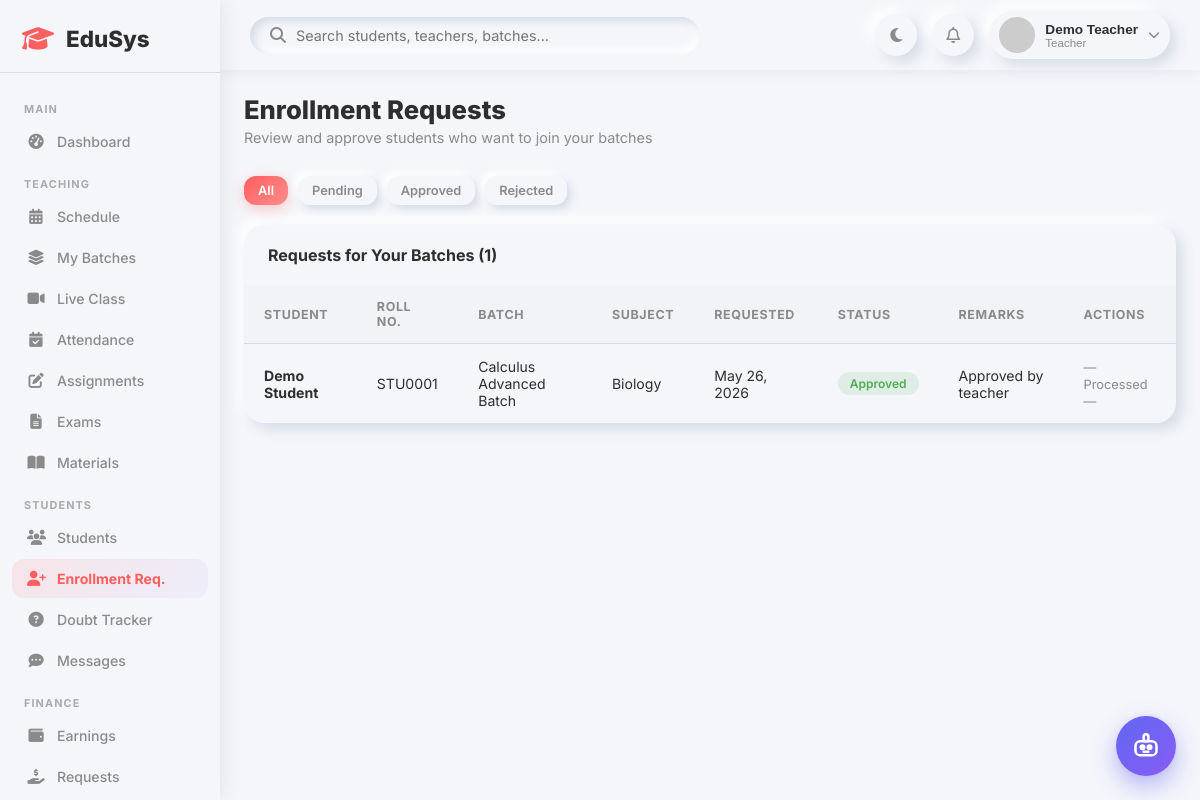
The page /teacher/requests.php (signed in) on the database its author committed.
### tables this page shows
CREATE TABLE `admission_requests` (
  `id` int(11) NOT NULL,
  `student_id` int(11) NOT NULL,
  `batch_id` int(11) NOT NULL,
  `status` enum('pending','approved','rejected') DEFAULT 'pending',
  `admin_remarks` text DEFAULT NULL,
  `requested_at` timestamp NOT NULL DEFAULT current_timestamp()
);

CREATE TABLE `users` (
  `id` int(11) NOT NULL,
  `name` varchar(150) NOT NULL,
  `email` varchar(150) NOT NULL,
  `password` varchar(255) NOT NULL,
  `role` enum('admin','teacher','student') NOT NULL DEFAULT 'student',
  `avatar` varchar(255) DEFAULT NULL,
  `status` enum('active','inactive','pending') DEFAULT 'active',
  `created_at` timestamp NOT NULL DEFAULT current_timestamp(),
  `updated_at` timestamp NOT NULL DEFAULT current_timestamp() ON UPDATE current_timestamp()
);

CREATE TABLE `students` (
  `id` int(11) NOT NULL,
  `user_id` int(11) NOT NULL,
  `roll_number` varchar(50) DEFAULT NULL,
  `date_of_birth` date DEFAULT NULL,
  `gender` enum('male','female','other') DEFAULT NULL,
  `phone` varchar(20) DEFAULT NULL,
  `address` text DEFAULT NULL,
  `parent_name` varchar(150) DEFAULT NULL,
  `parent_phone` varchar(20) DEFAULT NULL,
  `grade` varchar(20) DEFAULT NULL,
  `admission_date` date DEFAULT NULL
);

CREATE TABLE `batches` (
  `id` int(11) NOT NULL,
  `name` varchar(150) NOT NULL,
  `teacher_id` int(11) DEFAULT NULL,
  `subject_id` int(11) DEFAULT NULL,
  `grade` varchar(20) DEFAULT NULL,
  `schedule` text DEFAULT NULL,
  `max_students` int(11) DEFAULT 30,
  `status` enum('active','inactive') DEFAULT 'active',
  `created_at` timestamp NOT NULL DEFAULT current_timestamp()
);

CREATE TABLE `subjects` (
  `id` int(11) NOT NULL,
  `name` varchar(100) NOT NULL,
  `code` varchar(20) DEFAULT NULL,
  `description` text DEFAULT NULL,
  `created_at` timestamp NOT NULL DEFAULT current_timestamp()
);

### teacher/requests.php (the view, shortened to what this page needs)
<?php
require_once '../includes/header.php';
$teacher = $conn->query("SELECT t.*, u.name, u.email FROM teachers t JOIN users u ON t.user_id=u.id WHERE t.user_id={$_SESSION['user_id']}")->fetch_assoc();
$tid = $teacher['id'];
$status_f = $_GET['status'] ?? '';
$where_status = $status_f ? "AND ar.status='" . $conn->real_escape_string($status_f) . "'" : '';
$requests = $conn->query("
    SELECT ar.*, u.name as student_name, s.roll_number, b.name as batch_name, sub.name as subject_name
    FROM admission_requests ar
    JOIN students s ON ar.student_id = s.id
    JOIN users u ON s.user_id = u.id
    JOIN batches b ON ar.batch_id = b.id
    LEFT JOIN subjects sub ON b.subject_id = sub.id
    WHERE b.teacher_id = $tid $where_status
    ORDER BY ar.requested_at DESC
");
?>
<div class="page-header">
    <div>
        <h1>Enrollment Requests</h1>
        <p>Review and approve students who want to join your batches</p>
    </div>
</div>
<div style="display:flex;gap:10px;margin-bottom:20px;">
    <a href="requests.php" class="btn <?= !$status_f ? 'btn-primary' : 'btn-outline' ?> btn-sm">All</a>
    <a href="?status=pending" class="btn <?= $status_f === 'pending' ? 'btn-primary' : 'btn-outline' ?> btn-sm">Pending</a>
    <a href="?status=approved" class="btn <?= $status_f === 'approved' ? 'btn-primary' : 'btn-outline' ?> btn-sm">Approved</a>
    <a href="?status=rejected" class="btn <?= $status_f === 'rejected' ? 'btn-primary' : 'btn-outline' ?> btn-sm">Rejected</a>
</div>
<div class="table-card">
    <div class="table-header">
        <h3>Requests for Your Batches (<?= $requests->num_rows ?>)</h3>
    </div>
    <div class="table-responsive">
        <table>
            <thead>
                <tr>
                    <th>Student</th>
                    <th>Roll No.</th>
                    <th>Batch</th>
                    <th>Subject</th>
                    <th>Requested</th>
                    <th>Status</th>
                    <th>Remarks</th>
                    <th>Actions</th>
                </tr>
            </thead>
            <tbody>
                <?php if ($requests->num_rows === 0): ?>
                <tr>
                    <td colspan="8" style="text-align:center;padding:30px;color:var(--text-secondary);">No enrollment requests found.</td>
                </tr>
                <?php else: ?>
                <?php while ($r = $requests->fetch_assoc()):
                    $sc = ['pending'=>'badge-warning','approved'=>'badge-success','rejected'=>'badge-danger'][$r['status']] ?? 'badge-info';
                ?>
                <tr>
                    <td><strong><?= htmlspecialchars($r['student_name']) ?></strong></td>
                    <td><?= $r['roll_number'] ?></td>
                    <td><?= htmlspecialchars($r['batch_name']) ?></td>
                    <td><?= htmlspecialchars($r['subject_name'] ?? '-') ?></td>
                    <td><?= date('M d, Y', strtotime($r['requested_at'])) ?></td>
                    <td><span class="badge-pill <?= $sc ?>"><?= ucfirst($r['status']) ?></span></td>
                    <td><?= htmlspecialchars($r['admin_remarks'] ?? '-') ?></td>
                    <td>
                        <?php if ($r['status'] === 'pending'): ?>
                        <div style="display:flex;gap:6px;">
                            <form method="POST" style="display:inline;">
                                <input type="hidden" name="action" value="approve">
                                <input type="hidden" name="request_id" value="<?= $r['id'] ?>">
                                <input type="text" name="remarks" placeholder="Remarks (optional)" class="form-control" style="width:120px;padding:4px 8px;font-size:0.8rem;margin-right:4px;">
                                <button class="btn btn-primary btn-sm"><i class="fa-solid fa-check"></i> Approve</button>
                            </form>
                            <form method="POST" style="display:inline;">
                                <input type="hidden" name="action" value="reject">
                                <input type="hidden" name="request_id" value="<?= $r['id'] ?>">
                                <button class="btn btn-danger btn-sm"><i class="fa-solid fa-times"></i> Reject</button>
                            </form>
                        </div>
                        <?php else: ?>
                        <span style="color:var(--text-secondary);font-size:0.8rem;">— Processed —</span>
                        <?php endif; ?>
                    </td>
                </tr>
                <?php endwhile; ?>
                <?php endif; ?>
            </tbody>
        </table>
    </div>
</div>
<?php require_once '../includes/footer.php'; ?>

### css/dashboard.css (style rules this page uses)
:root { --primary: #FF5F5F; --secondary: #6C63FF; --background: #F5F6FA; --text-primary: #2E2E2E; --text-secondary: #8A8A8A; --shadow-light: #ffffff; --shadow-dark: #d5dbe5; --neu: 6px 6px 14px var(--shadow-dark), -6px -6px 14px var(--shadow-light); --neu-sm: 4px 4px 8px var(--shadow-dark), -4px -4px 8px var(--shadow-light); --neu-in: inset 4px 4px 8px var(--shadow-dark), inset -4px -4px 8px var(--shadow-light); --success: #4CAF50; --danger: #FF5252; --warning: #FF9800; --info: #2196F3; --sidebar-width: 260px; }
* { margin: 0; padding: 0; box-sizing: border-box; }
body { font-family: 'Inter', sans-serif; background: var(--background); color: var(--text-primary); transition: background 0.3s, color 0.3s; }
.page-header { display: flex; justify-content: space-between; align-items: flex-start; margin-bottom: 30px; flex-wrap: wrap; gap: 15px; }
.page-header h1 { font-size: 1.6rem; font-weight: 800; }
.page-header p { color: var(--text-secondary); font-size: 0.9rem; margin-top: 4px; }
.table-card { background: var(--background); border-radius: 20px; box-shadow: var(--neu); overflow: hidden; margin-bottom: 25px; }
.table-header { display: flex; justify-content: space-between; align-items: center; padding: 20px 24px; flex-wrap: wrap; gap: 10px; }
.table-header h3 { font-size: 1rem; font-weight: 700; }
.table-responsive { overflow-x: auto; }
table { width: 100%; border-collapse: collapse; }
th, td { padding: 14px 20px; text-align: left; }
th { font-size: 0.78rem; text-transform: uppercase; letter-spacing: 0.05em; color: var(--text-secondary); font-weight: 700; border-bottom: 1px solid var(--shadow-dark); background: rgba(0,0,0,0.01); }
td { font-size: 0.88rem; border-bottom: 1px solid rgba(0,0,0,0.04); }
tr:last-child td { border-bottom: none; }
.badge-pill { display: inline-block; padding: 4px 12px; border-radius: 20px; font-size: 0.75rem; font-weight: 600; }
.badge-success { background: rgba(76,175,80,0.12); color: var(--success); }
.btn { display: inline-flex; align-items: center; gap: 8px; padding: 10px 20px; border-radius: 12px; border: none; font-family: 'Inter', sans-serif; font-size: 0.88rem; font-weight: 600; cursor: pointer; transition: all 0.2s ease; text-decoration: none; }
.btn-primary { background: linear-gradient(135deg, var(--primary), #ff8c8c); color: white; box-shadow: 0 4px 14px rgba(255,95,95,0.3); }
.btn-outline { background: var(--background); box-shadow: var(--neu-sm); color: var(--text-secondary); }
.btn-sm { padding: 7px 14px; font-size: 0.8rem; }

### css/responsive.css (style rules this page uses)
@media (max-width: 1200px) { :root { --sidebar-width: 220px; } }

### includes/chatbot_widget.php (style rules this page uses)
:root { --edubot-primary: #6366f1; --edubot-primary-hover: #4f46e5; --edubot-secondary: #8b5cf6; --edubot-accent: #06b6d4; --edubot-bg: #ffffff; --edubot-surface: #f8fafc; --edubot-border: #e2e8f0; --edubot-text: #1e293b; --edubot-text-muted: #64748b; --edubot-bot-bubble: #f1f5f9; --edubot-bot-text: #1e293b; --edubot-user-bubble: linear-gradient(135deg, #6366f1, #8b5cf6); --edubot-shadow: 0 20px 45px -10px rgba(99, 102, 241, 0.25), 0 10px 20px -5px rgba(0, 0, 0, 0.08); }

### rows shown on the page
admission_requests: users.name "Demo Student", student.roll_number "STU0001", batch.name "Calculus Advanced Batch", subjects.name "Biology", requested_at "May 26, 2026", status "Approved", admin_remarks "Approved by teacher", shows "— Processed —"

### other values the page prints
$name "Demo Teacher"
$role "Teacher"
$requests->num_rows "1"
